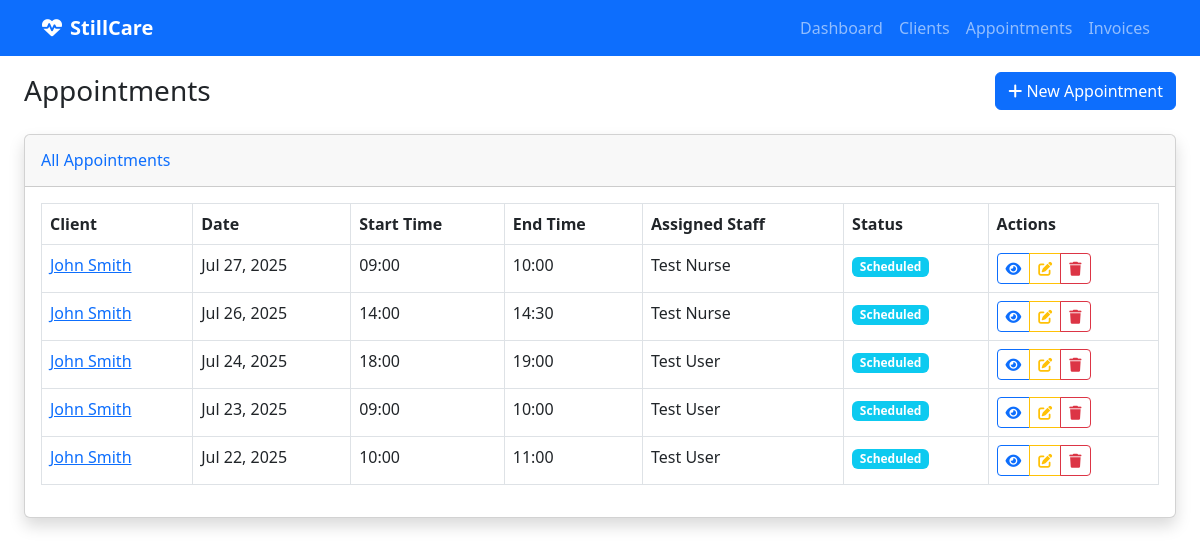
The app's page /appointments/ with its own data.
### appointment_management/models.py (models this page shows, shortened)
class Appointment(models.Model):
    FREQUENCY_CHOICES = [
        ('daily', 'Daily'),
        ('weekly', 'Weekly'),
        ('monthly', 'Monthly'),
    ]
    title = models.CharField(max_length=200)
    description = models.TextField(blank=True, null=True)
    start_time = models.DateTimeField(help_text="When the appointment/visit should start")
    end_time = models.DateTimeField(help_text="When the appointment/visit should end")
    status = models.CharField(max_length=50, choices=[
        ('scheduled', 'Scheduled'),
        ('completed', 'Completed'),
        ('cancelled', 'Cancelled'),
        ('no_show', 'No Show'),
    ], default='scheduled')
    client = models.ForeignKey(
        'client_management.Client',
        on_delete=models.CASCADE,
        related_name='appointments',
        help_text="The client this appointment is for"
    )
    frequency = models.CharField(
        max_length=20,
        choices=FREQUENCY_CHOICES,
        blank=True,
        null=True,
        help_text="How often this appointment repeats"
    )
    assigned_staff = models.ForeignKey(settings.AUTH_USER_MODEL, on_delete=models.PROTECT, null=False, blank=False, related_name='appointments', help_text="Staff member assigned to this appointment")
    created_at = models.DateTimeField(auto_now_add=True)
    updated_at = models.DateTimeField(auto_now=True)
    class Meta:
        verbose_name = "Appointment"
        verbose_name_plural = "Appointments"
    VISIT_STATUS_CHOICES = [
        ('scheduled', 'Scheduled'),
        ('in_progress', 'In Progress'),
        ('completed', 'Completed'),
        ('cancelled', 'Cancelled'),
    ]
    status = models.CharField(
        max_length=20,
        choices=VISIT_STATUS_CHOICES,
        default='scheduled'
    )
    actual_start_time = models.DateTimeField(blank=True, null=True)
    actual_end_time = models.DateTimeField(blank=True, null=True)
    checklist_items = models.JSONField(
        default=list,
        help_text="List of checklist items from the client's care plan"
    )

### client_management/models.py (models this page shows, shortened)
class Client(models.Model):
    CHECKLIST_CHOICES = [
        ('basic_care', 'Basic Care'),
        ('medication_management', 'Medication Management'),
        ('wound_care', 'Wound Care'),
        ('physical_therapy', 'Physical Therapy'),
        ('nursing_care', 'Nursing Care'),
        ('social_work', 'Social Work'),
        ('nutrition', 'Nutrition'),
        ('hygiene', 'Hygiene'),
        ('mobility', 'Mobility Assistance'),
        ('monitoring', 'Vital Signs Monitoring'),
        ('education', 'Patient Education'),
        ('family_support', 'Family Support'),
        ('emergency_prep', 'Emergency Preparedness'),
        ('equipment', 'Medical Equipment'),
        ('transportation', 'Transportation'),
    ]
    first_name = models.CharField(max_length=100)
    last_name = models.CharField(max_length=100)
    address = models.TextField()
    phone = models.CharField(max_length=20, blank=True, null=True)
    email = models.EmailField(blank=True, null=True)
    care_checklist = models.JSONField(
        default=list,
        help_text="List of care items required for this client"
    )
    created_at = models.DateTimeField(auto_now_add=True)
    updated_at = models.DateTimeField(auto_now=True)
    @property
    def full_name(self):
        return f"{self.first_name} {self.last_name}"
    class Meta:
        verbose_name = "Client"
        verbose_name_plural = "Clients"
        ordering = ['last_name', 'first_name']

### authentication/models.py (models this page shows, shortened)
class User(AbstractUser):
    ROLE_CHOICES = [
        ('nurse', 'Nurse'),
        ('admin', 'Admin'),
    ]
    role = models.CharField(
        max_length=10,
        choices=ROLE_CHOICES,
        default='nurse',
        help_text="User role in the system"
    )
    phone = models.CharField(max_length=20, blank=True, null=True)
    is_staff_member = models.BooleanField(
        default=True,
        help_text="Whether this user is a staff member"
    )
    login_code = models.CharField(
        max_length=6,
        unique=True,
        blank=True,
        null=True,
        validators=[
            RegexValidator(
                regex=r'^[0-9]{6}$',
                message='Login code must be exactly 6 digits.',
                code='invalid_login_code'
            ),
        ],
        help_text="6-digit code for app login (optional)"
    )
    biometric_id = models.CharField(
        max_length=255,
        unique=True,
        blank=True,
        null=True,
        help_text="Unique biometric identifier for fingerprint/face recognition (optional)"
    )
    class Meta:
        verbose_name = "User"
        verbose_name_plural = "Users"

### care_backend/views.py (the view)
# urls.py: path('appointments/', views.appointments_list, name='appointment_list'),
def appointments_list(request):
    search = request.GET.get('search', '')
    status_filter = request.GET.get('status', '')
    appointments = Appointment.objects.all().order_by('-start_time')
    if search:
        appointments = appointments.filter(
            Q(title__icontains=search) |
            Q(client__first_name__icontains=search) |
            Q(client__last_name__icontains=search)
        )
    if status_filter:
        appointments = appointments.filter(status=status_filter)
    context = {
        'appointments': appointments,
        'search': search,
        'status_filter': status_filter,
    }
    return render(request, 'appointments/list.html', context)

### templates/appointments/list.html (shortened to what this page needs)
{% extends 'base.html' %}
{% block content %}
<div class="container-fluid">
    <div class="d-flex justify-content-between align-items-center mb-4">
        <h1 class="h3 mb-0 text-gray-800">Appointments</h1>
        <a href="{% url 'appointment_create' %}" class="btn btn-primary">
            <i class="fas fa-plus"></i> New Appointment
        </a>
    </div>
    <div class="card shadow mb-4">
        <div class="card-header py-3">
            <h6 class="m-0 font-weight-bold text-primary">All Appointments</h6>
        </div>
        <div class="card-body">
            {% if appointments %}
                <div class="table-responsive">
                    <table class="table table-bordered" id="appointmentsTable" width="100%" cellspacing="0">
                        <thead>
                            <tr>
                                <th>Client</th>
                                <th>Date</th>
                                <th>Start Time</th>
                                <th>End Time</th>
                                <th>Assigned Staff</th>
                                <th>Status</th>
                                <th>Actions</th>
                            </tr>
                        </thead>
                        <tbody>
                            {% for appointment in appointments %}
                            <tr>
                                <td>
                                    <a href="{% url 'client_detail' appointment.client.id %}">
                                        {{ appointment.client.full_name }}
                                    </a>
                                </td>
                                <td>{{ appointment.start_time|date:"M d, Y" }}</td>
                                <td>{{ appointment.start_time|time:"H:i" }}</td>
                                <td>{{ appointment.end_time|time:"H:i" }}</td>
                                <td>{% if appointment.assigned_staff %}{{ appointment.assigned_staff.first_name }} {{ appointment.assigned_staff.last_name }}{% else %}<span class="text-muted">Unassigned</span>{% endif %}</td>
                                <td>
                                    <span class="badge bg-{% if appointment.status == 'scheduled' %}info{% elif appointment.status == 'in_progress' %}warning{% elif appointment.status == 'completed' %}success{% elif appointment.status == 'cancelled' %}danger{% else %}secondary{% endif %}">
                                        {{ appointment.get_status_display }}
                                    </span>
                                </td>
                                <td>
                                    <div class="btn-group" role="group">
                                        <a href="{% url 'appointment_detail' appointment.id %}" class="btn btn-sm btn-outline-primary">
                                            <i class="fas fa-eye"></i>
                                        </a>
                                        <a href="{% url 'appointment_edit' appointment.id %}" class="btn btn-sm btn-outline-warning">
                                            <i class="fas fa-edit"></i>
                                        </a>
                                        <a href="{% url 'appointment_delete' appointment.id %}" class="btn btn-sm btn-outline-danger"
                                           onclick="return confirm('Are you sure you want to delete this appointment?')">
                                            <i class="fas fa-trash"></i>
                                        </a>
                                    </div>
                                </td>
                            </tr>
                            {% endfor %}
                        </tbody>
                    </table>
                </div>
            {% endif %}
        </div>
    </div>
</div>
{% endblock %}

### records on screen
Appointment: client.full_name "John Smith", start_time "Jul 27, 2025", start_time "09:00", end_time "10:00", assigned_staff.first_name "Test", assigned_staff.last_name "Nurse", status "Scheduled"
Appointment: client.full_name "John Smith", start_time "Jul 26, 2025", start_time "14:00", end_time "14:30", assigned_staff.first_name "Test", assigned_staff.last_name "Nurse", status "Scheduled"
Appointment: client.full_name "John Smith", start_time "Jul 24, 2025", start_time "18:00", end_time "19:00", assigned_staff.first_name "Test", assigned_staff.last_name "User", status "Scheduled"
Appointment: client.full_name "John Smith", start_time "Jul 23, 2025", start_time "09:00", end_time "10:00", assigned_staff.first_name "Test", assigned_staff.last_name "User", status "Scheduled"
Appointment: client.full_name "John Smith", start_time "Jul 22, 2025", start_time "10:00", end_time "11:00", assigned_staff.first_name "Test", assigned_staff.last_name "User", status "Scheduled"
